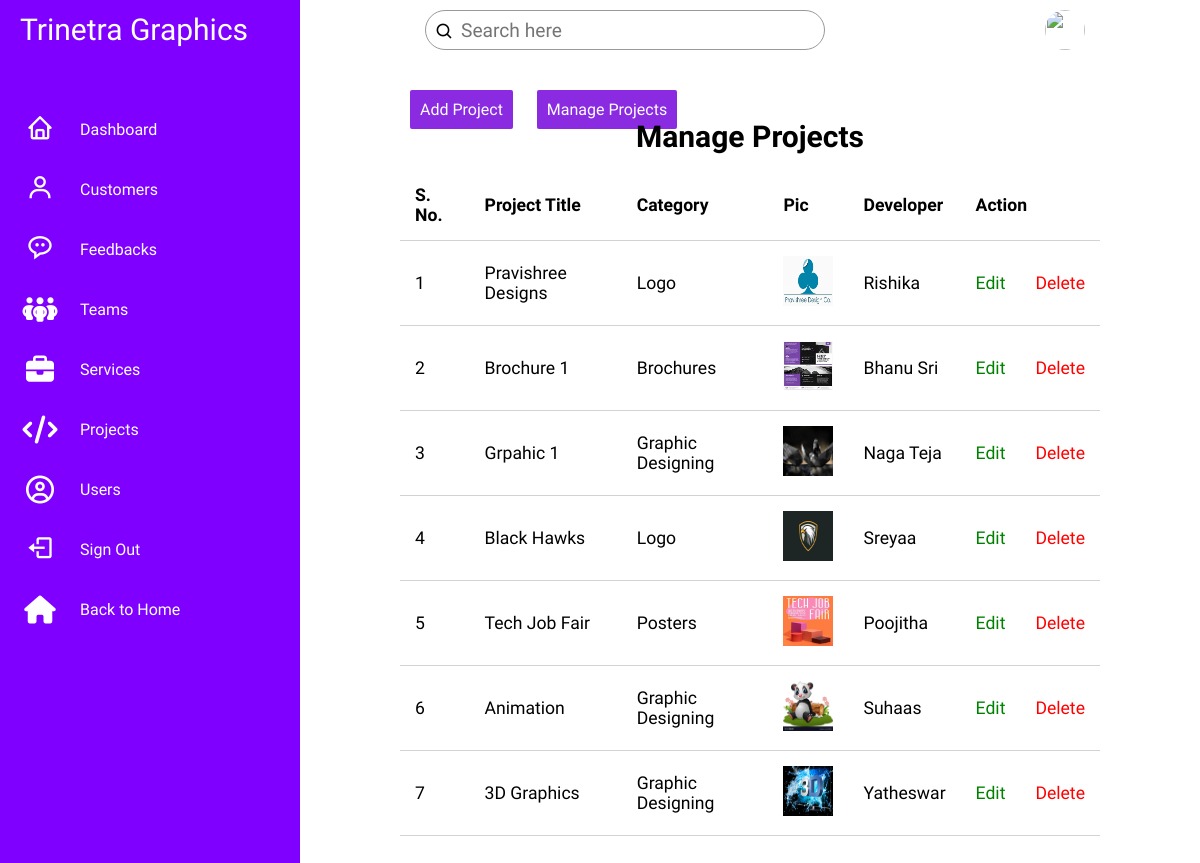
Screenshot of /admin-panel/projects/index.php (signed in) with the database file from the repository.
### tables this page shows
CREATE TABLE `projects` (
  `id` int(11) NOT NULL,
  `title` text DEFAULT NULL,
  `description` text DEFAULT NULL,
  `image` longblob DEFAULT NULL,
  `developer` text DEFAULT NULL,
  `category` text DEFAULT NULL,
  `famous` text DEFAULT NULL,
  `projectid` text DEFAULT NULL,
  `doneat` timestamp NULL DEFAULT current_timestamp()
);

### admin-panel/projects/index.php (the view, shortened to what this page needs)
<?php
    if($_SESSION['id'] == true){
?>
<!DOCTYPE html>
<html lang="en">
<head>
    <link rel="stylesheet" href="../../css/admin.css">
    <link href='https://unpkg.com/boxicons@2.1.4/css/boxicons.min.css' rel='stylesheet'>
    <link rel="stylesheet" href="https://cdnjs.cloudflare.com/ajax/libs/font-awesome/6.3.0/css/all.min.css">
</head>
<body>
    <div class="container">
        <div class="navigation">
            <ul>
                <li>
                    <a href="#">
                        <span class="title heading">Trinetra Graphics</span>
                    </a>
                </li>
                <li>
                    <a href="../admin.php">
                        <span class="icon"><i class='bx bx-home' ></i></span>
                        <span class="title">Dashboard</span>
                    </a>
                </li>
                <li>
                    <a href="#">
                        <span class="icon"><i class='bx bx-user' ></i></span>
                        <span class="title">Customers</span>
                    </a>
                </li>
                <li>
                    <a href="../feedback/index.php">
                        <span class="icon"><i class='bx bx-message-rounded-dots' ></i></span>
                        <span class="title">Feedbacks</span>
                    </a>
                </li>
                <li>
                    <a href="../teams/index.php">
                        <span class="icon"><i class="fa-solid fa-people-group"></i></span>
                        <span class="title">Teams</span>
                    </a>
                </li>
                <li>
                    <a href="../services/index.php">
                        <span class="icon"><i class="fa-solid fa-briefcase"></i></span>
                        <span class="title">Services</span>
                    </a>
                </li>
                <li>
                    <a href="../projects/index.php">
                        <span class="icon"><i class="fa-solid fa-code"></i></span>
                        <span class="title">Projects</span>
                    </a>
                </li>
                <li>
                    <a href="../users/index.php">
                        <span class="icon"><i class="fa-regular fa-circle-user"></i></span>
                        <span class="title">Users</span>
                    </a>
                </li>
                <li>
                    <a href="../../logout.php">
                        <span class="icon"><i class='bx bx-log-out'></i></span>
                        <span class="title">Sign Out</span>
                    </a>
                </li>
                <li>
                    <a href="../../index.php">
                        <span class="icon"><i class="fa-sharp fa-solid fa-house"></i></span>
                        <span class="title">Back to Home</span>
                    </a>
                </li>
            </ul>
        </div>
    </div>
    <div class="main">
        <div class="topbar">
            <div class="search">
                <label>
                    <input type="text" placeholder="Search here">
                    <i class='bx bx-search' ></i>
                </label>
            </div>
            <div class="user">
                <?php echo "<img src='../data_base-images/users/{$_SESSION['image']}'>"; ?>
            </div>
        </div>
        <div class="admin-content">
            <div class="button-group">
                <a href="./create.php" class="admin-btn btn-blg">Add Project</a>
                <a href="./index.php" class="admin-btn btn-blg">Manage Projects</a>
            </div>
            <div class="content">
                <h2 class="page-title">Manage Projects</h2>
                <table>
                    <thead>
                        <th>S. No.</th>
                        <th>Project Title</th>
                        <th>Category</th>
                        <th>Pic</th>
                        <th>Developer</th>
                        <th colspan="3">Action</th>
                    </thead>
                    <tbody>
                        <?php
                            require_once('../config.php');
                            $result = mysqli_query($db,"SELECT * FROM `projects`");
                            if(!$result){
                                die("Invalid Query !!!".mysqli_connect_error());
                            }
                            else{
                                while($row = mysqli_fetch_assoc($result)){
                                    echo "
                                    <tr>
                                        <td>$row[id]</td>
                                        <td>$row[title]</td>
                                        <td>$row[category]</td>
                                        <td><img src='../data_base-images/projects/$row[image]'></td>
                                        <td>$row[developer]</td>
                                        <td><a href='./edit.php?id=$row[id]' class='edit'>Edit</a></td>
                                        <td><a href='./delete.php?id=$row[id]' class='delete'>Delete</a></td>
                                    </tr>
                                    ";
                                }
                            }
                        ?>
                    </tbody>
                </table>
            </div>
        </div>
    </div>
</body>
</html>
<?php
    }
    else{
        header('Location: ../../index.php');
    }
?>

### css/admin.css (style rules this page uses)
* { margin: 0; padding: 0; box-sizing: border-box; font-family: 'Ubuntu', sans-serif; }
:root { --violet: #7f00ff; --white: #fff; --grey: #f5f5f5; --black1: #222; --black2: #999; }
body { min-height: 100vh; overflow-x: hidden; }
a { text-decoration: none; }
.admin-btn { padding: 10px; margin: 10px; width: 100px; background-color: blueviolet; border-radius: 2px; color: white; }
.container { position: relative; width: 100%; }
.navigation { position: fixed; width: 300px; height: 100%; background: var(--violet); border-left: 10px solid var(--violet); transition: 0.5s; overflow: hidden; }
.navigation ul { position: absolute; top: 0; left: 0; width: 100%; }
.navigation ul li { position: relative; width: 100%; list-style: none; border-top-left-radius: 30px; border-bottom-left-radius: 30px; }
.navigation ul li:nth-child(1) { margin-bottom: 40px; pointer-events: none; }
.navigation ul li a { position: relative; display: block; width: 100%; display: flex; text-decoration: none; color: var(--white); }
.navigation ul li a .icon { position: relative; display: block; min-width: 60px; height: 60px; line-height: 70px; text-align: center; }
.navigation ul li a .icon i { font-size: 1.75em; }
.navigation ul li a .title { position: relative; display: block; padding: 0 10px; line-height: 60px; text-align: start; white-space: nowrap; }
.navigation ul li a .title.heading { font-size: 30px; }
.main { position: absolute; width: calc(100% - 300px); left: 300px; min-height: 100vh; background: var(--white); transition: 0.5s; }
.topbar { width: 100%; height: 60px; display: flex; justify-content: space-around; align-items: center; padding: 0 10px; }
.search { position: relative; width: 400px; margin: 0 10px; }
.search label { position: relative; width: 100%; }
.search label input { width: 100%; height: 40px; border-radius: 40px; padding: 5px 20px; padding-left: 35px; font-size: 1.2em; outline: none; border: 1px solid var(--black2); }
.search label i { position: absolute; top: 0; left: 10px; font-size: 1.2em; }
.user { position: relative; width: 40px; height: 40px; border-radius: 50%; overflow: hidden; cursor: pointer; }
.user img { position: relative; top: 0; left: 0; width: 100%; height: 100%; object-fit: cover; }
.admin-content { position: relative; flex: 8; height: 100%; padding: 40px 100px 100px; overflow-y: scroll; }
.admin-content .page-title { text-align: center; margin-bottom: 16px; font-size: 30px; }
.admin-content table { width: 100%; border-collapse: collapse; font-size: 1.1rem; }
th, td { padding: 15px; text-align: left; border-bottom: 1px solid lightgrey; }
.admin-content table td img { width: 50px; height: 50px; }
.edit { color: green; }
.delete { color: red; }

### rows the page displays
projects: id "1", title "Pravishree Designs", category "Logo", image (picture), developer "Rishika"
projects: id "2", title "Brochure 1", category "Brochures", image (picture), developer "Bhanu Sri"
projects: id "3", title "Grpahic 1", category "Graphic Designing", image (picture), developer "Naga Teja"
projects: id "4", title "Black Hawks", category "Logo", image (picture), developer "Sreyaa"
projects: id "5", title "Tech Job Fair", category "Posters", image (picture), developer "Poojitha"
projects: id "6", title "Animation", category "Graphic Designing", image (picture), developer "Suhaas"
projects: id "7", title "3D Graphics", category "Graphic Designing", image (picture), developer "Yatheswar"
